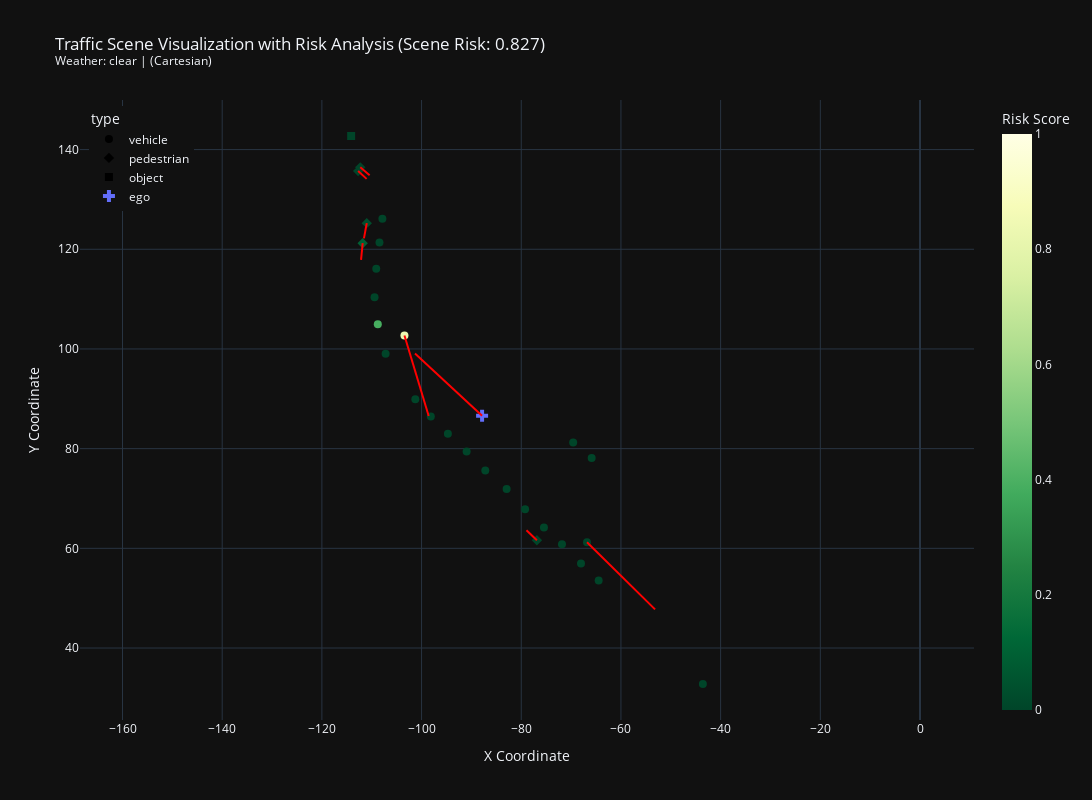

The notebook cell saved with this chart:
### Code cell
from src.visualizations import scene_visualizer
from src.utils import extract_frames
import json

ep_num = 9239
frame = 4

path = './data/graphical_final/nuplan_boston/'
with open(path + f'{ep_num}_graph.json') as f:
    scene = json.load(f)
frames = extract_frames(scene)

scene_visualizer(path,ep_num,frame)

### Figure 1 — Plotly figure (JSON) as saved in the notebook; plotly's stock layout.template omitted (floating-point values rounded to 4 significant figures; data arrays with more than 128 entries replaced by an {"elided": "..."} marker saying what was removed)
{"data": [{"customdata": {"elided": "22x8 float values"}, "hovertemplate": "<b>%{hovertext}</b><br><br>type=vehicle<br>X Coordinate=%{x}<br>Y Coordinate=%{y}<br>Velocity X (m/s)=%{customdata[0]:.2f}<br>Velocity Y (m/s)=%{customdata[1]:.2f}<br>speed=%{customdata[2]:.2f}<br>dist_to_ego=%{customdata[3]:.2f}<br>Risk Score=%{marker.color:.3f}<br>TTC (s)=%{customdata[5]:.2f}<br>DRAC (m/s^2)=%{customdata[6]:.2f}<br>PET (s)=%{customdata[7]:.2f}<extra></extra>", "hovertext": ["vehicle_a_4", "vehicle_b_4", "vehicle_c_4", "vehicle_d_4", "vehicle_e_4", "vehicle_f_4", "vehicle_g_4", "vehicle_h_4", "vehicle_i_4", "vehicle_j_4", "vehicle_k_4", "vehicle_l_4", "vehicle_m_4", "vehicle_n_4", "vehicle_o_4", "vehicle_p_4", "vehicle_q_4", "vehicle_r_4", "vehicle_s_4", "vehicle_t_4", "vehicle_u_4", "vehicle_v_4"], "legendgroup": "vehicle", "marker": {"color": [0.0, 0.0, 0.0, 0.0, 0.0, 0.0, 0.8272, 0.3888, 0.0, 0.0, 0.0, 0.0, 0.0, 0.0, 0.0, 0.0, 0.0, 0.0, 0.0, 0.0, 0.0, 0.0], "coloraxis": "coloraxis", "size": 8, "symbol": "circle"}, "mode": "markers", "name": "vehicle", "orientation": "v", "showlegend": true, "type": "scatter", "x": [-64.47, -87.22, -107.2, -107.9, -71.83, -68.02, -103.4, -108.8, -65.87, -90.96, -82.94, -69.59, -108.4, -75.45, -98.15, -109.4, -43.57, -109.1, -101.3, -94.72, -79.23, -66.81], "xaxis": "x", "y": [53.55, 75.62, 99.03, 126.1, 60.82, 56.94, 102.7, 104.9, 78.1, 79.43, 71.91, 81.22, 121.3, 64.18, 86.45, 110.4, 32.78, 116.1, 89.93, 83.01, 67.84, 61.22], "yaxis": "y"}, {"customdata": [[0.8506, -0.7795, 1.154, 55.04, 0.0, Infinity, 0.0, Infinity], [-0.2853, -1.53, 1.556, 45.05, 0.0296, Infinity, 0.0, 5.726], [-0.1646, -1.675, 1.683, 42.12, 0.09657, Infinity, 0.0, 3.059], [0.9401, -0.7901, 1.228, 55.52, 0.0, Infinity, 0.0, Infinity], [-1.048, 1.002, 1.45, 27.27, 5.647e-06, Infinity, 0.0, 420.8]], "hovertemplate": "<b>%{hovertext}</b><br><br>type=pedestrian<br>X Coordinate=%{x}<br>Y Coordinate=%{y}<br>Velocity X (m/s)=%{customdata[0]:.2f}<br>Velocity Y (m/s)=%{customdata[1]:.2f}<br>speed=%{customdata[2]:.2f}<br>dist_to_ego=%{customdata[3]:.2f}<br>Risk Score=%{marker.color:.3f}<br>TTC (s)=%{customdata[5]:.2f}<br>DRAC (m/s^2)=%{customdata[6]:.2f}<br>PET (s)=%{customdata[7]:.2f}<extra></extra>", "hovertext": ["pedestrian_a_4", "pedestrian_b_4", "pedestrian_c_4", "pedestrian_d_4", "pedestrian_e_4"], "legendgroup": "pedestrian", "marker": {"color": [0.0, 0.0296, 0.09657, 0.0, 5.647e-06], "coloraxis": "coloraxis", "size": 8, "symbol": "diamond"}, "mode": "markers", "name": "pedestrian", "orientation": "v", "showlegend": true, "type": "scatter", "x": [-112.7, -111.0, -111.8, -112.3, -76.86], "xaxis": "x", "y": [135.7, 125.2, 121.2, 136.4, 61.63], "yaxis": "y"}, {"customdata": [[0.0, 0.0, 0.0, 61.98, 0.0, Infinity, 0.0, Infinity]], "hovertemplate": "<b>%{hovertext}</b><br><br>type=object<br>X Coordinate=%{x}<br>Y Coordinate=%{y}<br>Velocity X (m/s)=%{customdata[0]:.2f}<br>Velocity Y (m/s)=%{customdata[1]:.2f}<br>speed=%{customdata[2]:.2f}<br>dist_to_ego=%{customdata[3]:.2f}<br>Risk Score=%{marker.color:.3f}<br>TTC (s)=%{customdata[5]:.2f}<br>DRAC (m/s^2)=%{customdata[6]:.2f}<br>PET (s)=%{customdata[7]:.2f}<extra></extra>", "hovertext": ["object_a_4"], "legendgroup": "object", "marker": {"color": [0.0], "coloraxis": "coloraxis", "size": 8, "symbol": "square"}, "mode": "markers", "name": "object", "orientation": "v", "showlegend": true, "type": "scatter", "x": [-114.1], "xaxis": "x", "y": [142.7], "yaxis": "y"}, {"customdata": [[-6.731, 6.249, 0.0, Infinity, 0.0, Infinity, 9.185]], "hovertemplate": "<b>id: %{hovertext}</b><br><br>type: ego<br>vx: %{customdata[0]:.2f}<br>vy: %{customdata[1]:.2f}<br>speed: %{customdata[6]:.2f}<br>risk_i: %{customdata[2]:.3f}<br>ttc: %{customdata[3]:.2f}<br>drac: %{customdata[4]:.2f}<br>pet: %{customdata[5]:.2f}<br><extra></extra>", "hovertext": ["ego_4"], "marker": {"color": "#636EFA", "size": 10, "symbol": "cross"}, "mode": "markers", "name": "ego", "type": "scatter", "x": [-87.86], "y": [86.58]}], "layout": {"coloraxis": {"cmax": 1, "cmin": 0, "colorbar": {"title": {"text": "Risk Score"}}, "colorscale": [[0, "rgb(0,69,41)"], [0.125, "rgb(0,104,55)"], [0.25, "rgb(35,132,67)"], [0.375, "rgb(65,171,93)"], [0.5, "rgb(120,198,121)"], [0.625, "rgb(173,221,142)"], [0.75, "rgb(217,240,163)"], [0.875, "rgb(247,252,185)"], [1, "rgb(255,255,229)"]]}, "height": 800, "legend": {"title": {"text": "type"}, "tracegroupgap": 0, "x": 0.01, "xanchor": "left", "y": 0.99, "yanchor": "top"}, "shapes": [{"line": {"color": "red", "width": 2}, "type": "line", "x0": -87.86, "x1": -101.3, "y0": 86.58, "y1": 99.08}, {"line": {"color": "red", "width": 2}, "type": "line", "x0": -103.4, "x1": -98.57, "y0": 102.7, "y1": 86.55}, {"line": {"color": "red", "width": 2}, "type": "line", "x0": -66.81, "x1": -53.16, "y0": 61.22, "y1": 47.75}, {"line": {"color": "red", "width": 2}, "type": "line", "x0": -112.7, "x1": -111.0, "y0": 135.7, "y1": 134.1}, {"line": {"color": "red", "width": 2}, "type": "line", "x0": -111.0, "x1": -111.6, "y0": 125.2, "y1": 122.2}, {"line": {"color": "red", "width": 2}, "type": "line", "x0": -111.8, "x1": -112.1, "y0": 121.2, "y1": 117.9}, {"line": {"color": "red", "width": 2}, "type": "line", "x0": -112.3, "x1": -110.4, "y0": 136.4, "y1": 134.9}, {"line": {"color": "red", "width": 2}, "type": "line", "x0": -76.86, "x1": -78.96, "y0": 61.63, "y1": 63.64}], "title": {"text": "Traffic Scene Visualization with Risk Analysis (Scene Risk: 0.827)<br><sup>Weather: clear | (Cartesian)</sup>"}, "width": 1200, "xaxis": {"anchor": "y", "domain": [0, 1], "title": {"text": "X Coordinate"}}, "yaxis": {"anchor": "x", "domain": [0, 1], "scaleanchor": "x", "scaleratio": 1, "title": {"text": "Y Coordinate"}}}}
